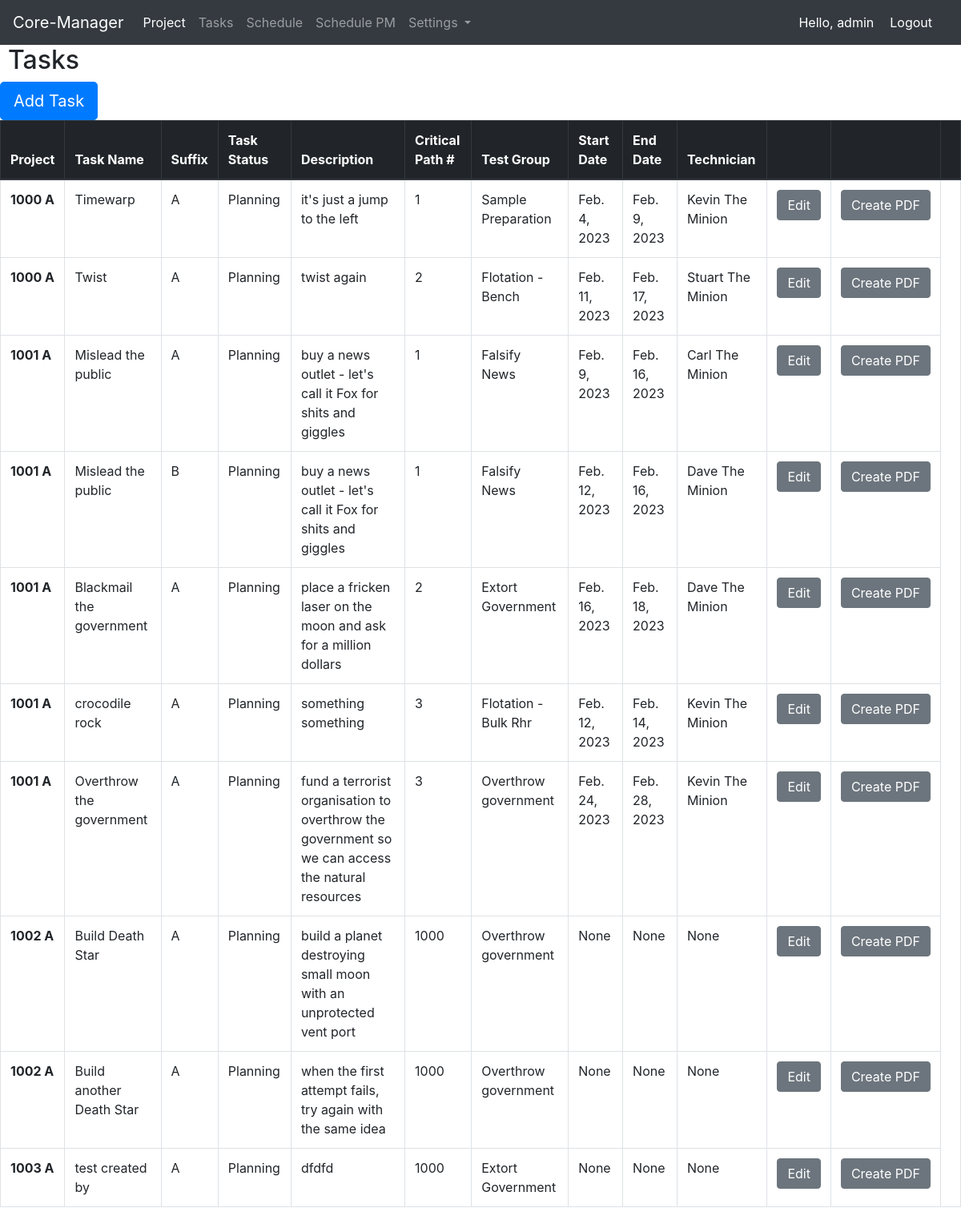
The page /task_home_page (signed in) on the database as committed earlier.
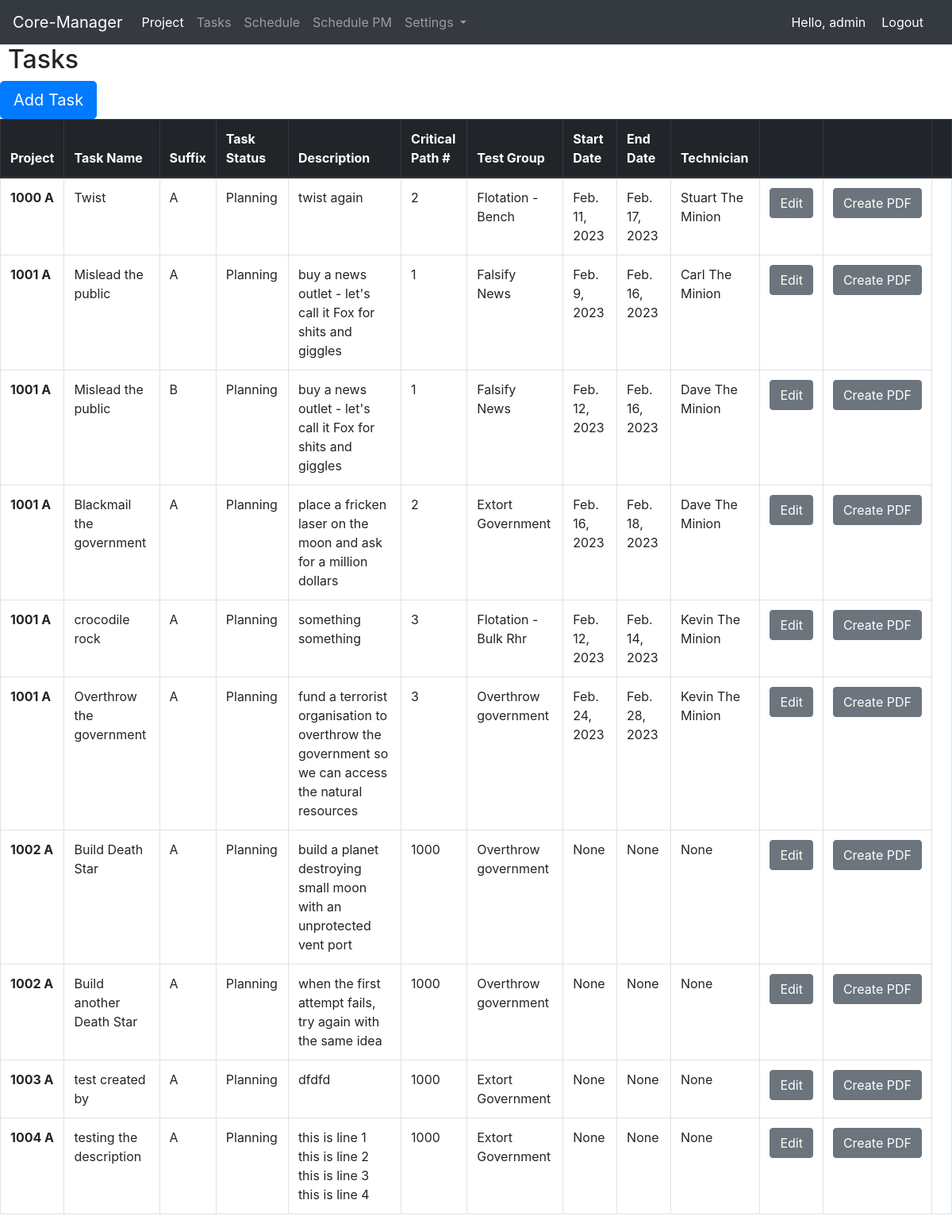
The same page on the database as committed later.
### project/models.py (models this page shows, shortened)
class Task(models.Model):
    task_name = models.CharField(max_length=200)
    task_suffix = models.CharField(max_length=10, choices=suffix, default="A")
    task_description = models.TextField()
    task_critical_path = models.IntegerField(default=1000)
    task_group = models.ForeignKey(TestList, on_delete=models.CASCADE, default="Nil")
    task_assigned_to = models.ForeignKey(Technician, on_delete=models.CASCADE, blank=True, null=True)
    task_request_date = models.DateField()
    task_created_by = models.CharField(max_length=30, blank=True)
    task_creation_date = models.DateTimeField(auto_now_add=True)
    task_status = models.CharField(max_length=25, choices=status, default='Planning')
    task_shift = models.CharField(max_length=25, choices=shift, default='FD')
    task_start_date = models.DateField(blank=True, null=True)
    task_end_date = models.DateField(blank=True, null=True)
    project = models.ForeignKey(Project, on_delete=models.CASCADE)
    task_pan = models.CharField(max_length=30)
    task_pulverise = models.CharField(max_length=10, choices=pulverise, default='No')
    task_assay_loc = models.CharField(max_length=15, choices=assay_loc, default='Internal')
    assay_method = models.TextField(blank=True, null=True)
    task_concated_name = models.CharField(max_length=50, blank=True, null=True)

class Project(models.Model):
    project_number = models.CharField(max_length=50)
    project_suffix = models.CharField(max_length=10, choices=suffix, default="A")
    project_owner = models.ForeignKey(ProjectOwners, on_delete=models.CASCADE, blank=True)
    project_priority = models.CharField(max_length=20, choices=project_priority_list, default='3')
    project_status = models.CharField(max_length=25, choices=status, default='Planning')
    project_creation_date = models.DateField(auto_now_add=True)
    project_created_by = models.CharField(max_length=50)
    project_modified_by = models.CharField(max_length=50, null=True)
    project_modified_date = models.DateField(blank=True, null=True)
    project_concated_name = models.CharField(max_length=50, blank=True, null=True)
    def __str__(self):
        return self.project_concated_name

class TestList(models.Model):
    test = models.CharField(max_length=150, blank=True)
    def __str__(self):
        return self.test

class Technician(models.Model):
    first_name = models.CharField(max_length=50)
    last_name = models.CharField(max_length=70)
    email_address = models.CharField(max_length=250, blank=True)
    technician_concat_name = models.CharField(max_length=100, blank=True)
    def __str__(self):
        return self.technician_concat_name

### project/views.py (the view)
# urls.py: path('task_home_page', views.task_home_page, name="task_home_page"),
@login_required(login_url='home_app:login')
def task_home_page(request):
    task_list = Task.objects.all().exclude(Q(task_status='Completed') | Q(task_status='Cancelled')).order_by('project', 'task_critical_path')
    return render(request, 'project/task_home_page.html', {
        'task_list': task_list,
    })

### templates/project/task_home_page.html (shortened to what this page needs)
{% extends 'base.html' %}
{% load static %}
 {% block css_files %}
        <link rel="stylesheet" href="{% static "project/project.css" %}">
  {% endblock %}
{% block content %}
<h2>Tasks</h2>
<a class="btn btn-primary btn-lg" href="{% url 'project_app:add_task' %}" role="button">Add Task</a>
<table class="table table-bordered table-hover">
    <thead class="thead-dark">
    <tr>
        <th scope="col">Project</th>
        <th scope="col">Task Name</th>
        <th scope="col">Suffix</th>
        <th scope="col">Task Status</th>
        <th scope="col">Description</th>
        <th scope="col">Critical Path #</th>
        <th scope="col">Test Group</th>
        <th scope="col">Start Date</th>
        <th scope="col">End Date</th>
        <th scope="col">Technician</th>
        <th scope="col"></th>
        <th scope="col"></th>
        <th scope="col"></th>
    </tr>
    </thead>
    <tbody>
         {% if task_list %}
    {% for task in task_list %}
        <tr>
            <th scope="row">{{task.project}}</th>
            <td>{{task.task_name}}</td>
            <td>{{task.task_suffix}}</td>
            <td>{{task.task_status}}</td>
            <td>{{task.task_description}}</td>
            <td>{{task.task_critical_path}}</td>
            <td>{{task.task_group}}</td>
            <td>{{task.task_start_date}}</td>
            <td>{{task.task_end_date}}</td>
            <td>{{task.task_assigned_to}}</td>
            {% if request.user.groups.all.0.name == 'Coordinator' %}
                <td><a href="{% url 'project_app:full_edit_task' task.id %}" class="btn btn-secondary"> Edit </a></td>
                <td><a href="{% url 'project_app:task_pdf' task.id %}" class="btn btn-secondary">Create PDF</a></td>
            {% endif %}
        </tr>
    {% endfor %}
{% endif %}
    </tbody>
</table>
{% endblock %}

Rows that differ between the two databases and show on the page:
no longer on this page (row edited): Task: project "1000 A", task_name "Timewarp", task_suffix "A", task_status "Planning", task_description "it's just a jump to the left", task_critical_path "1", task_group "Sample Preparation", task_start_date "Feb. 4, 2023", task_end_date "Feb. 9, 2023", task_assigned_to "Kevin The Minion"
added Task: project "1004 A", task_name "testing the description", task_suffix "A", task_status "Planning", task_description "this is line 1 this is line 2 this is line 3 this is line 4", task_critical_path "1000", task_group "Extort Government", task_start_date "None", task_end_date "None", task_assigned_to "None"
